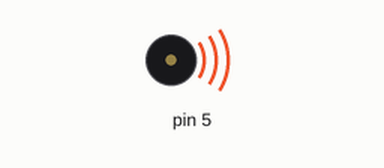
A sketch run on a simulated Arduino Nano, built with avr-gcc and run on an emulated ATmega328P. Shown: buzzer (waves = sounding).

Above: at 0.1 s.
At 3.9 s:
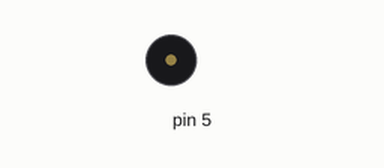
Timing chart, 0 to 5.4 s (numbered marks = the images above):
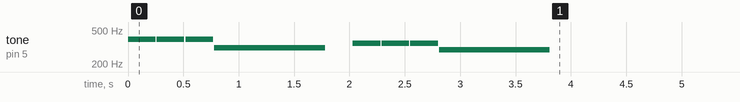

The sketch:

sketch_9_tone.ino
```cpp
void setup() {
  tone(5, 392, 250); // sol
  delay(260);
  tone(5, 392, 250);
  delay(260);
  tone(5, 392, 250);
  delay(260);
  tone(5, 311, 1000); // mi b
  delay(1250);

  tone(5, 349, 250); // fa
  delay(260);
  tone(5, 349, 250);
  delay(260);
  tone(5, 349, 250);
  delay(260);
  tone(5, 294, 1000); // re
  delay(1250);
}

void loop() {}
```
